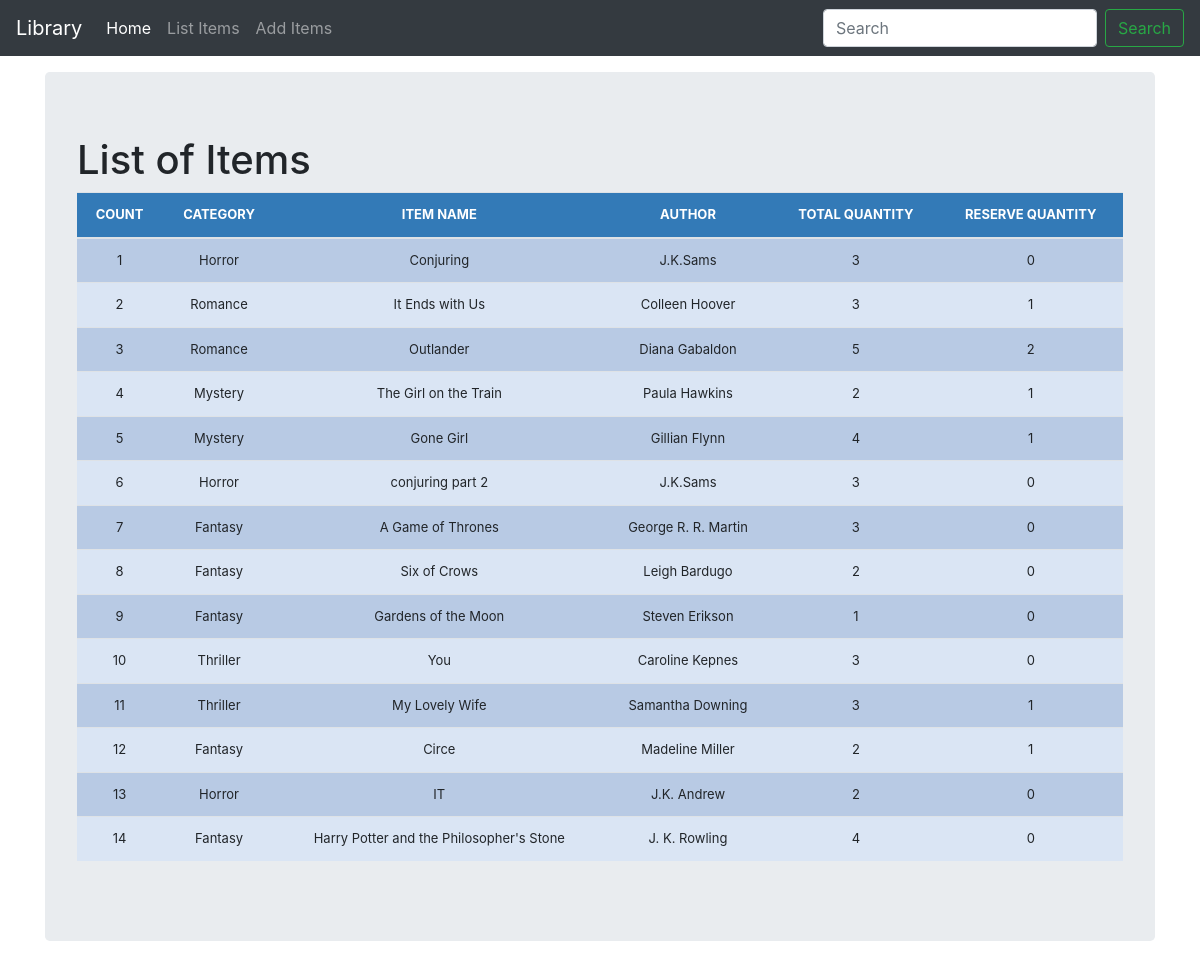
The app's page /list_item/, older data.
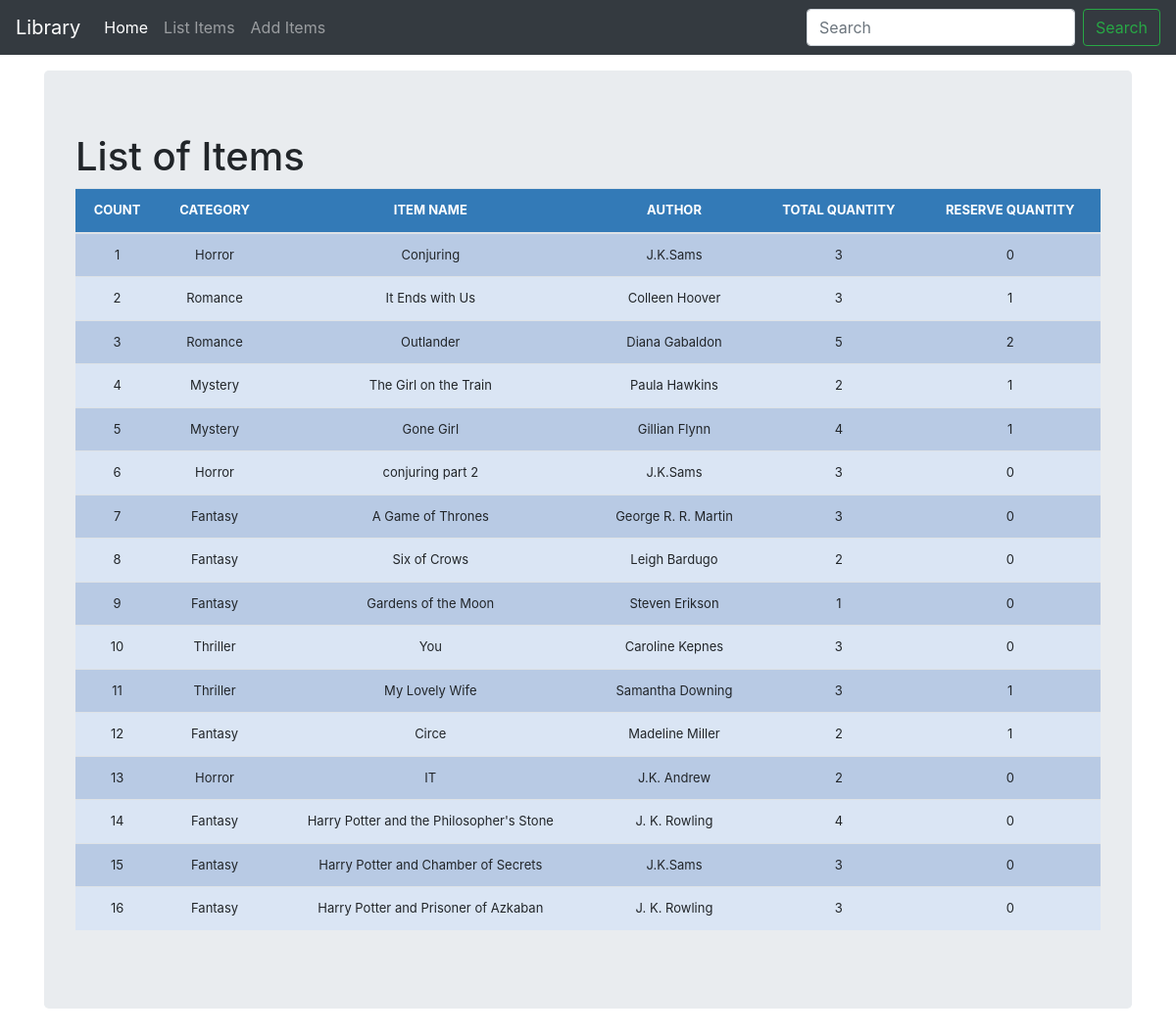
The same page, newer data.
### librarymgmt/models.py (models this page shows, shortened)
class Books(models.Model):
	category = models.CharField(max_length=50, blank=True, null=True)
	item_name = models.CharField(max_length=50, blank=True, null=True)
	quantity = models.IntegerField(default='0', blank=True, null=True)
	receive_quantity = models.IntegerField(default='0', blank=True, null=True)
	receive_by = models.CharField(max_length=50, blank=True, null=True)
	issue_quantity = models.IntegerField(default='0', blank=True, null=True)
	author = models.CharField(max_length=50, blank=True, null=True)
	issue_to = models.CharField(max_length=50, blank=True, null=True)
	phone_number = models.CharField(max_length=50, blank=True, null=True)
	created_by = models.CharField(max_length=50, blank=True, null=True)
	reserve_books = models.IntegerField(default='0', blank=True, null=True)
	last_updated = models.DateTimeField(auto_now_add=False, auto_now=True)
	export_to_CSV = models.BooleanField(default=False)

### librarymgmt/views.py (the view)
# urls.py: path('list_item/', views.list_item, name='list_item'),
def list_item(request):
	title = 'List of Items'
	queryset = Books.objects.all()
	context = {
		"title": title,
		"queryset": queryset,
	}
	return render(request, "list_item.html", context)

### librarymgmt/templates/list_item.html (shortened to what this page needs)
{% load static %}
<!doctype html>
<html lang="en">
  <head>
<link href="{% static 'css/stylesheet.css' %}" rel="stylesheet">
<link href="{% static 'css/bootstrap.min.css' %}" rel="stylesheet">
    <link href="{% static 'css/navbar-top-fixed.css' %}" rel="stylesheet">
  </head>
  <body>
{% include 'navbar.html' %}
<main role="main" class="container">
  <div class="jumbotron">
    <h1>{{title}}</h1>
    	<table class='table'>
        	<thead>
          		<tr>
            		<th>COUNT</th>
            		<th>CATEGORY</th>
            		<th>ITEM NAME</th>
            		<th>AUTHOR</th>
            		<th>TOTAL QUANTITY </th>
            		<th>RESERVE QUANTITY </th>
          		</tr>
        	</thead>
      	{% for instance in queryset %}
          		<tr>
            		<td>{{forloop.counter}}</td>
            		<td>{{instance.category}}</td>
            		<td>{{instance.item_name}}</td>
            		<td>{{instance.author}}</td>
            		<td>{{instance.quantity}}</td>
            		<td>{{instance.reserve_books}}</td>
          		</tr>
      	{% endfor %}
    </table>
  </div>
</main>
      </body>
</html>

Row changes from the older to the newer data that the page shows:
added Books: category "Fantasy", item_name "Harry Potter and Chamber of Secrets", author "J.K.Sams", quantity "3", reserve_books "0"
added Books: category "Fantasy", item_name "Harry Potter and Prisoner of Azkaban", author "J. K. Rowling", quantity "3", reserve_books "0"
